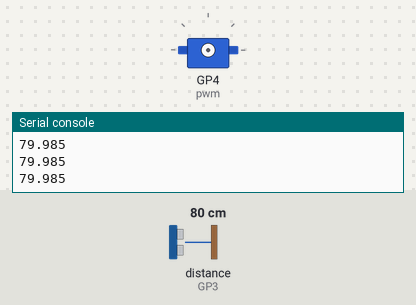
This program was run on a simulated Raspberry Pi Pico running CircuitPython. On the bench: servo, the last lines printed to the serial console. Inputs (shaded band) come from the test bench; at power-on: distance to the obstacle (sensor on GP3) 80 cm. The echo pulse lasts 58.3 µs per cm.

Above: at 1.2 s.
1.3 s: distance to the obstacle (sensor on GP3) set to 53 cm
2.8 s: distance to the obstacle (sensor on GP3) set to 46 cm
At 3.0 s:
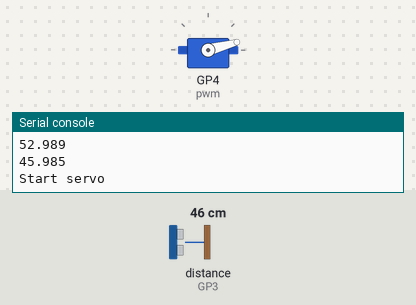
At 3.5 s:
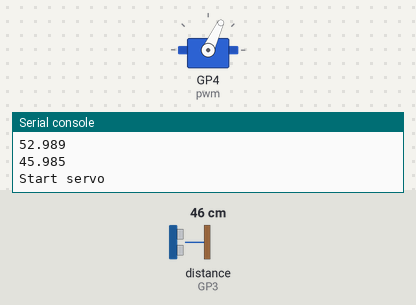
5.8 s: distance to the obstacle (sensor on GP3) set to 60 cm
At 5.95 s:
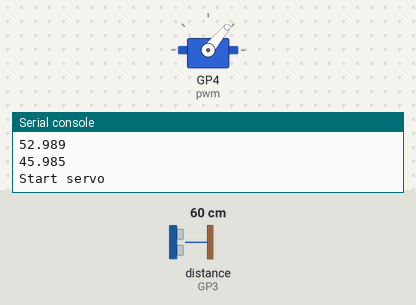
Timing chart, 0 to 8.8 s (numbered marks = the images above; inputs shaded):
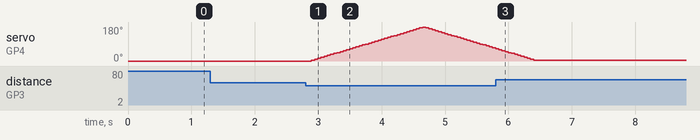

The program:

code.py
```python
# Created by: Cristiano S
# Created in: April 2023
#
# Uses a distance sensor to control when a servo moves

import time
import board
import adafruit_hcsr04
import pwmio
from adafruit_motor import servo

# Create a sonar on pin GP2 for trig and pin GP3 for echo
sonar = adafruit_hcsr04.HCSR04(trigger_pin=board.GP2, echo_pin=board.GP3)

# Create a PWMOut object on Pin GP4
pwm = pwmio.PWMOut(board.GP4, duty_cycle=2 ** 15, frequency=50)

# Create a servo object called my_servo.
my_servo = servo.Servo(pwm)

while True:
    try:
        print(sonar.distance)
        if sonar.distance < 50:
            print("Start servo")
            for angle in range(0, 180, 5):  # 0 - 180 degrees, 5 degrees at a time.
                my_servo.angle = angle
                time.sleep(0.05)
            for angle in range(180, 0, -5): # 180 - 0 degrees, 5 degrees at a time.
                my_servo.angle = angle
                time.sleep(0.05)
    except RuntimeError:
        print("Retrying!")
    time.sleep(0.1)
```

Measured:
- the behaviour switches between 51 and 50 cm on distance to the obstacle (sensor on GP3) (found by bisection; images 0 and 1)
- after the input at 2.8 s, servo on GP4 (pwm): rises from 0° to 180° in 1.8 s, then falls to 65° in 1.2 s
- after the input at 5.8 s, servo on GP4 (pwm): goes on until 6.4 s, then stays 5°
